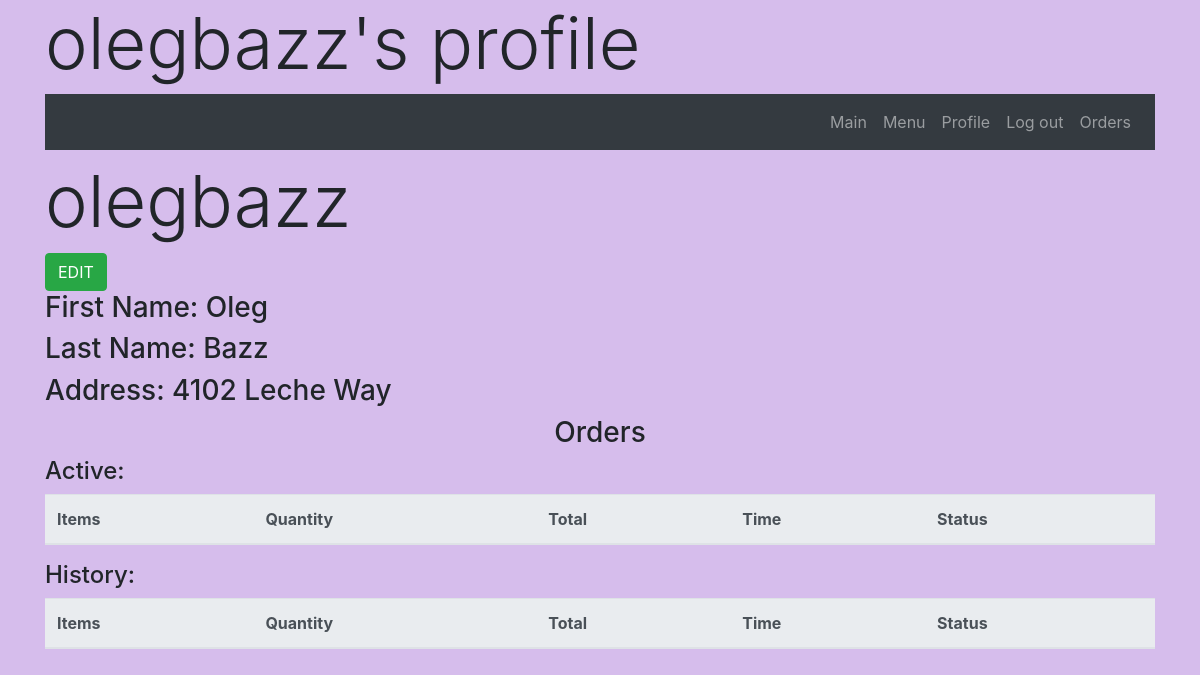
/olegbazz/ (signed in), run on the app's committed database.
### orders/models.py (models this page shows, shortened)
class Profile(models.Model):
    user = models.OneToOneField(User, on_delete=models.CASCADE)
    address = models.CharField(max_length=256, blank=True)
    orders = models.ManyToManyField(Order, related_name='users_orders', blank = True)
    firstname = models.CharField(max_length=64, blank = True)
    lastname = models.CharField(max_length=64, blank = True)
    cart = models.ManyToManyField(Cart, related_name='users_cart', blank = True)

class StatusCatergory(models.Model):
    status_category = models.CharField(max_length=64)
    def __str__(self):
        return f'{self.status_category}'

### orders/views.py (the view, shortened to what this page needs)
# urls.py: path('<str:user>/', views.profile_open, name = 'profile'),
def profile_open(request, user):
    if request.method=='GET':
        if request.user.is_authenticated and str(request.user) == user:
            content={
                'user' : User.objects.get(username=user),
                'Auth' : request.user.is_authenticated,
                'active': User.objects.get(username=user).profile.orders.filter(status_id=2),
                'order_cat':StatusCatergory.objects.all()
            }
            return render(request,'orders/profile.html', content)

### orders/templates/orders/profile.html (shortened to what this page needs)
{% extends 'orders/base.html'%}
{%block h1%} <h1 class="title container display-3">{{user}}'s profile</h1> {%endblock%}
{% block body%}
    <div class="container">
        <h2 class="display-3">{{user}}</h2> <a href="edit/"><button class="btn btn-success">EDIT</button></a>
        {% if user.profile.firstname %}
        <h3>First Name: {{user.profile.firstname}}</h3>
        {%endif%}
        {%if user.profile.lastname %}
        <h3>Last Name: {{user.profile.lastname}}</h3>
        {%endif%}
        {%if user.profile.address %}
        <h3>Address: {{user.profile.address}}</h3>
        {%endif%}
            <h3 class='text-center'>Orders</h3>
            {% for status in order_cat%}
            <table class='table w-100'>
            <h4>{{status}}:</h4>
            <thead class='thead-light'>
                <tr>
                    <th>Items</th>
                    <th>Quantity</th>
                    <th>Total</th>
                    <th>Time</th>
                    <th>Status</th>
                </tr>
            </thead>
        </table>
        {%endfor%}
    </div>
{%endblock%}

### orders/static/orders/style.css (style rules this page uses)
html,body { background-color: rgb(214, 189, 236); }

### data on the page
StatusCatergory: status_category "Active"
StatusCatergory: status_category "History"

### other printed values
{{ user }} "olegbazz"
{{ user.profile.firstname }} "Oleg"
{{ user.profile.lastname }} "Bazz"
{{ user.profile.address }} "4102 Leche Way"
